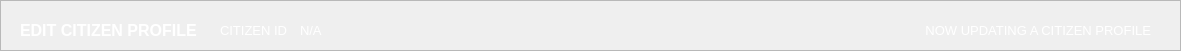
  <widget class="QFrame" name="basePopUpTitleFrame">
   <property name="geometry">
    <rect>
     <x>0</x>
     <y>-10</y>
     <width>1181</width>
     <height>51</height>
    </rect>
   </property>
   <property name="styleSheet">
    <string notr="true">#basePopUpTitleFrame {
	background-color: #141c52;
}</string>
   </property>
   <property name="frameShape">
    <enum>QFrame::Shape::StyledPanel</enum>
   </property>
   <property name="frameShadow">
    <enum>QFrame::Shadow::Raised</enum>
   </property>
   <widget class="QLabel" name="label_titleFilterOptions">
    <property name="geometry">
     <rect>
      <x>20</x>
      <y>10</y>
      <width>221</width>
      <height>41</height>
     </rect>
    </property>
    <property name="font">
     <font>
      <family>Arial</family>
      <pointsize>12</pointsize>
      <bold>true</bold>
     </font>
    </property>
    <property name="styleSheet">
     <string notr="true">#label_titleFilterOptions {
	background-color: transparent;
	color: #FFFFFF;
}
</string>
    </property>
    <property name="text">
     <string>EDIT CITIZEN PROFILE</string>
    </property>
    <property name="alignment">
     <set>Qt::AlignmentFlag::AlignLeading|Qt::AlignmentFlag::AlignLeft|Qt::AlignmentFlag::AlignVCenter</set>
    </property>
   </widget>
   <widget class="QLabel" name="display_what_ID">
    <property name="geometry">
     <rect>
      <x>300</x>
      <y>10</y>
      <width>151</width>
      <height>41</height>
     </rect>
    </property>
    <property name="font">
     <font>
      <family>Arial</family>
      <pointsize>10</pointsize>
      <bold>false</bold>
     </font>
    </property>
    <property name="styleSheet">
     <string notr="true">#display_what_ID {
	background-color: transparent;
	color: #FFFFFF;
}
</string>
    </property>
    <property name="text">
     <string>N/A</string>
    </property>
    <property name="alignment">
     <set>Qt::AlignmentFlag::AlignLeading|Qt::AlignmentFlag::AlignLeft|Qt::AlignmentFlag::AlignVCenter</set>
    </property>
   </widget>
   <widget class="QLabel" name="label_what_ID">
    <property name="geometry">
     <rect>
      <x>220</x>
      <y>10</y>
      <width>71</width>
      <height>41</height>
     </rect>
    </property>
    <property name="font">
     <font>
      <family>Arial</family>
      <pointsize>10</pointsize>
      <bold>false</bold>
     </font>
    </property>
    <property name="styleSheet">
     <string notr="true">#label_what_ID {
	background-color: transparent;
	color: #FFFFFF;
}
</string>
    </property>
    <property name="text">
     <string>CITIZEN ID : </string>
    </property>
    <property name="alignment">
     <set>Qt::AlignmentFlag::AlignLeading|Qt::AlignmentFlag::AlignLeft|Qt::AlignmentFlag::AlignVCenter</set>
    </property>
   </widget>
   <widget class="QLabel" name="filteroptions_label">
    <property name="geometry">
     <rect>
      <x>800</x>
      <y>10</y>
      <width>351</width>
      <height>41</height>
     </rect>
    </property>
    <property name="font">
     <font>
      <family>Arial</family>
      <pointsize>10</pointsize>
      <bold>false</bold>
     </font>
    </property>
    <property name="styleSheet">
     <string notr="true">#filteroptions_label {
	background-color: transparent;
	color: #FFFFFF;
}
</string>
    </property>
    <property name="text">
     <string>NOW UPDATING A CITIZEN PROFILE</string>
    </property>
    <property name="alignment">
     <set>Qt::AlignmentFlag::AlignRight|Qt::AlignmentFlag::AlignTrailing|Qt::AlignmentFlag::AlignVCenter</set>
    </property>
   </widget>
  </widget>
